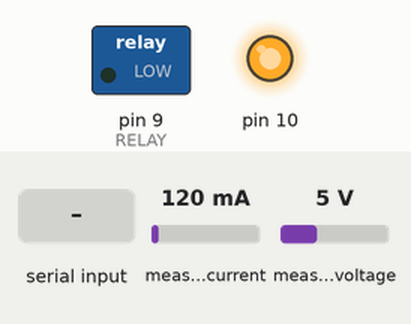
Simulated run of this sketch. Board: Arduino Uno, built with avr-gcc and run on an emulated ATmega328P. Parts: switched loads named in the sketch (green lamp = pin HIGH), output pins drawn as LEDs (lit = HIGH). The inputs (shaded band) are chosen by the test bench; at power-on: measured current 120 mA, measured voltage 5 V. Pins used as bus, display or sensor lines are not drawn; what the sketch prints to the serial monitor is not drawn.

Above: at 1.2 s.
1.3 s: "256\n" received over Serial
At 2.0 s:
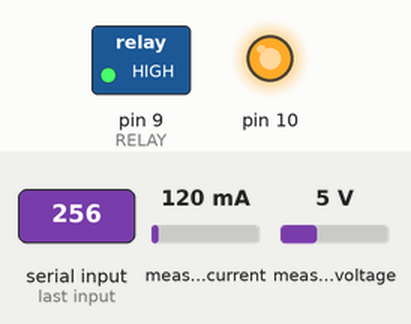
Timing chart, 0 to 4.3 s (numbered marks = the images above; inputs shaded):
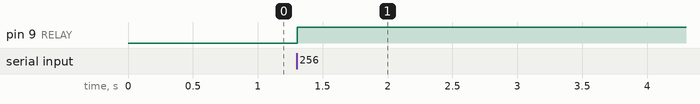

The sketch:

ConstantVoltage.ino
```cpp
/***************************************************************************
* Test sketch for Victor Liu EPQ 2022 prototype
* Derived from example sketch for the INA226_WE library
***************************************************************************/
#include <Wire.h>
#include <SPI.h>
#include <INA226_WE.h>

#define RELAY 9
#define DIGI_CS 5
#define ENABLE 10
#define UPDATE_PERIOD 100
float voltageSetPoint;
#define V_HYST 0.1

#define I2C_ADDRESS 0x40

/* There are several ways to create your INA226 object:
 * INA226_WE ina226 = INA226_WE(); -> uses I2C Address = 0x40 / Wire
 * INA226_WE ina226 = INA226_WE(I2C_ADDRESS);
 * INA226_WE ina226 = INA226_WE(&Wire); -> uses I2C_ADDRESS = 0x40, pass any Wire Object
 * INA226_WE ina226 = INA226_WE(&Wire, I2C_ADDRESS);
 */
INA226_WE ina226 = INA226_WE(I2C_ADDRESS);

byte setDigipot(byte pos)
{
    digitalWrite(DIGI_CS, LOW );
    SPI.transfer(0x00);          // The command for wiper set position
    SPI.transfer(pos);       // The write command expects a second byte which is the value for the wiper
    digitalWrite(DIGI_CS, HIGH);

    return getDigipot();
}

byte incDigipot()
{
    digitalWrite(DIGI_CS, LOW );
    SPI.transfer(0x04);          // The command for wiper up (00000100 = 0x04)
    digitalWrite(DIGI_CS, HIGH);

    return getDigipot();
}

byte decDigipot()
{
    digitalWrite(DIGI_CS, LOW );
    SPI.transfer(0x08);          // The command for wiper up (00001000 = 0x08)
    digitalWrite(DIGI_CS, HIGH);

    return getDigipot();
}

byte getDigipot()
{
    int res = 0;
    digitalWrite(DIGI_CS, LOW );
    res = SPI.transfer16(0x0C00);   // The command for requesting the wiper position. The second byte sent has no useful info but it request 2 bytes sent and responds with 2 bytes
    digitalWrite(DIGI_CS, HIGH);

    return res & 0xff;       // The wiper position is in the low order byte so & with 0xff to remove the extra info.
}

void setup() {
  Serial.begin(9600);
  while(!Serial); // wait until serial comes up on Arduino Leonardo or MKR WiFi 1010

  SPI.begin();
  pinMode(DIGI_CS, OUTPUT);
  pinMode(10, OUTPUT);
  digitalWrite(10, HIGH);

  Wire.begin();
  ina226.init();

  /* Set Number of measurements for shunt and bus voltage which shall be averaged
  * Mode *     * Number of samples *
  AVERAGE_1            1 (default)
  AVERAGE_4            4
  AVERAGE_16          16
  AVERAGE_64          64
  AVERAGE_128        128
  AVERAGE_256        256
  AVERAGE_512        512
  AVERAGE_1024      1024
  */
  //ina226.setAverage(AVERAGE_16); // choose mode and uncomment for change of default

  /* Set conversion time in microseconds
     One set of shunt and bus voltage conversion will take:
     number of samples to be averaged x conversion time x 2

     * Mode *         * conversion time *
     CONV_TIME_140          140 µs
     CONV_TIME_204          204 µs
     CONV_TIME_332          332 µs
     CONV_TIME_588          588 µs
     CONV_TIME_1100         1.1 ms (default)
     CONV_TIME_2116       2.116 ms
     CONV_TIME_4156       4.156 ms
     CONV_TIME_8244       8.244 ms
  */
  //ina226.setConversionTime(CONV_TIME_1100); //choose conversion time and uncomment for change of default

  /* Set measure mode
  POWER_DOWN - INA226 switched off
  TRIGGERED  - measurement on demand
  CONTINUOUS  - continuous measurements (default)
  */
  //ina226.setMeasureMode(CONTINUOUS); // choose mode and uncomment for change of default

  /* Set Resistor and Current Range
     resistor is 5.0 mOhm
     current range is up to 10.0 A
     default was 100 mOhm and about 1.3 A
  */
  ina226.setResistorRange(0.01,8.19); // choose resistor 5 mOhm and gain range up to 10 A

  /* If the current values delivered by the INA226 differ by a constant factor
     from values obtained with calibrated equipment you can define a correction factor.
     Correction factor = current delivered from calibrated equipment / current delivered by INA226
  */
  // ina226.setCorrectionFactor(0.95);

  Serial.println("INA226 Current Sensor Example Sketch - Continuous");

  pinMode(RELAY, OUTPUT);
  digitalWrite(RELAY, LOW);

  ina226.waitUntilConversionCompleted(); //if you comment this line the first data might be zero
  voltageSetPoint = 0;

  Serial.print("Bus Voltage [V]: ");
  Serial.print("Voltage setpoint: ");
  Serial.print("Current[mA]: ");
  Serial.print("Bus Power [mW]: ");
  Serial.print("Digipot position: ");
}

void loop() {
  float shuntVoltage_mV = 0.0;
  float loadVoltage_V = 0.0;
  float busVoltage_V = 0.0;
  float current_mA = 0.0;
  float power_mW = 0.0;

  ina226.readAndClearFlags();
  shuntVoltage_mV = ina226.getShuntVoltage_mV();
  busVoltage_V = ina226.getBusVoltage_V();
  current_mA = ina226.getCurrent_mA();
  power_mW = ina226.getBusPower();
  loadVoltage_V  = busVoltage_V + (shuntVoltage_mV/1000);

  //Serial.print("Shunt Voltage [mV]: "); Serial.println(shuntVoltage_mV);
  Serial.print(" "); Serial.print(busVoltage_V);
  Serial.print(": "); Serial.print(voltageSetPoint);
  //Serial.print(": "); Serial.print(loadVoltage_V);
  Serial.print(": "); Serial.print(current_mA);
  Serial.print(": "); Serial.print(power_mW);

  Serial.print(": ");
  Serial.print((int)getDigipot());

  Serial.println();

  delay(UPDATE_PERIOD);
  if (Serial.available()) {
    int instr = Serial.parseInt();
    if (instr == 256) {
      digitalWrite(RELAY, !digitalRead(RELAY));

    } else if (instr < 256) {
      // override digipot setting
      setDigipot((byte)instr);
    } else {
      voltageSetPoint = instr/100.0;
    }
  }

  if (busVoltage_V > voltageSetPoint+V_HYST) {
    decDigipot();
  }

  if (busVoltage_V < voltageSetPoint-V_HYST) {
    incDigipot();
  }
}
```

Measured:
- after the input at 1.3 s, pin 9 (RELAY): LOW → HIGH at once
